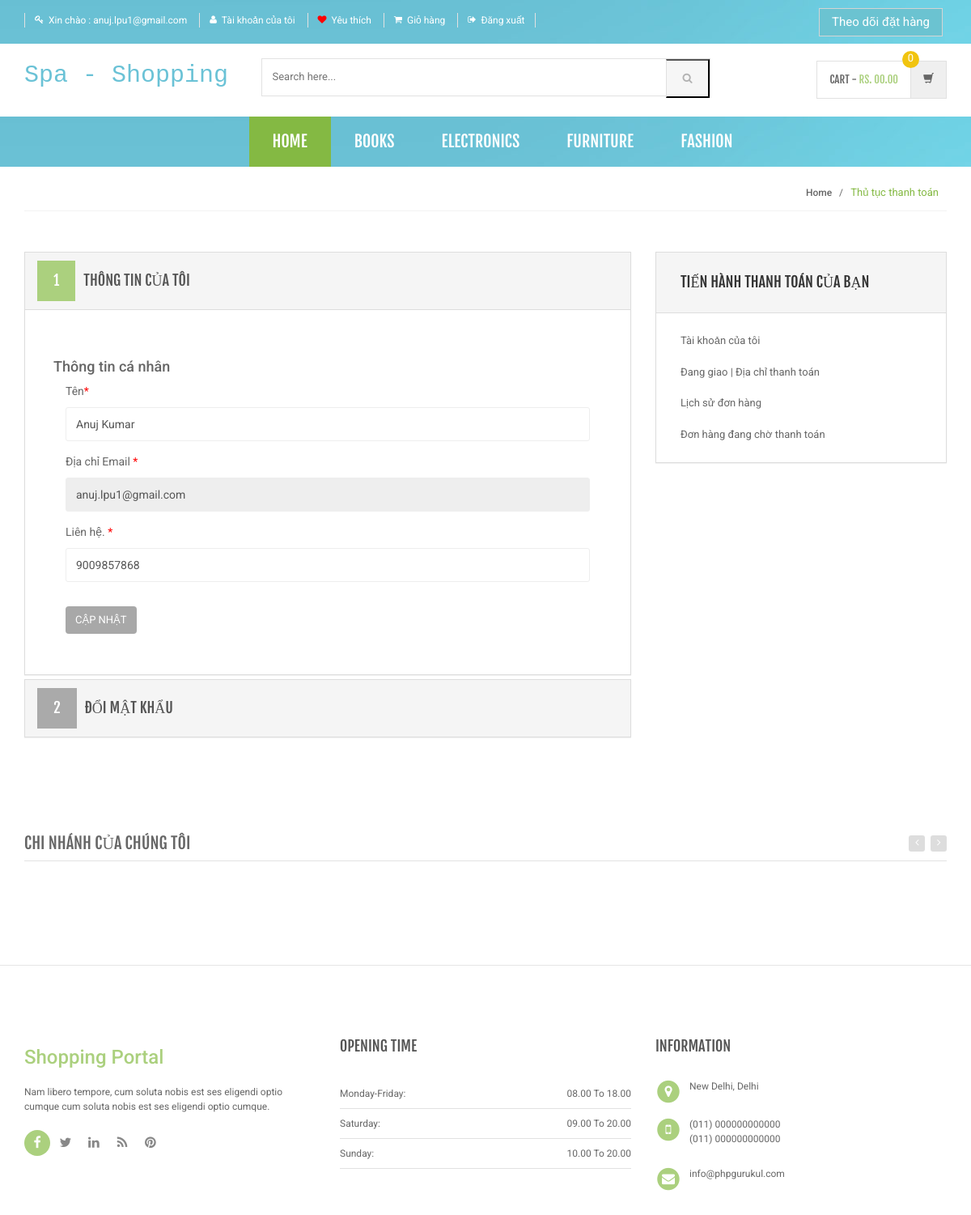
The app's page /shopping/my-account.php (signed in) with its own data.
### tables this page shows
CREATE TABLE `tbltheloai` (
  `Id` int(11) primary key NOT NULL AUTO_INCREMENT,
  `Tentheloai` varchar(255) DEFAULT NULL,
  `Motatheloai` longtext,
  `Ngaytao` timestamp NOT NULL DEFAULT CURRENT_TIMESTAMP,
  `Ngaycapnhap` varchar(255) DEFAULT NULL
);

CREATE TABLE `tblusers` (
  `Id` int(11) primary key NOT NULL AUTO_INCREMENT,
  `Ten` varchar(255) DEFAULT NULL,
  `Email` varchar(255) DEFAULT NULL,
  `Lienhe` bigint(11) DEFAULT NULL,
  `Matkhau` varchar(255) DEFAULT NULL,
  `Diachigiaohang` longtext,
  `Trangthaivanchuyen` varchar(255) DEFAULT NULL,
  `Thanhphovanchuyen` varchar(255) DEFAULT NULL,
  `Mapinvanchuyen` int(11) DEFAULT NULL,
  `Diachithanhtoan` longtext,
  `Trangthaithanhtoan` varchar(255) DEFAULT NULL,
  `Thanhphothanhtoan` varchar(255) DEFAULT NULL,
  `Mapinthanhtoan` int(11) DEFAULT NULL,
  `Ngaydangky` timestamp NOT NULL DEFAULT CURRENT_TIMESTAMP,
  `Ngaycapnhat` varchar(255) DEFAULT NULL
);

### shopping/my-account.php (the view, shortened to what this page needs)
<?php
include('../includes/dbconnection.php');
if(strlen($_SESSION['login'])==0)
    {
header('location:index.php');
}
else{
?>
<!DOCTYPE html>
<html lang="en">
<head>
    <link rel="stylesheet" href="assets/css/bootstrap.min.css">
    <link rel="stylesheet" href="assets/css/main.css">
    <link rel="stylesheet" href="assets/css/green.css">
    <link rel="stylesheet" href="assets/css/owl.carousel.css">
    <link rel="stylesheet" href="assets/css/owl.transitions.css">
    <link href="assets/css/lightbox.css" rel="stylesheet">
    <link rel="stylesheet" href="assets/css/animate.min.css">
    <link rel="stylesheet" href="assets/css/rateit.css">
    <link rel="stylesheet" href="assets/css/bootstrap-select.min.css">
    <link rel="stylesheet" href="assets/css/config.css">
    <link href="assets/css/green.css" rel="alternate stylesheet" title="Green color">
    <link href="assets/css/blue.css" rel="alternate stylesheet" title="Blue color">
    <link href="assets/css/red.css" rel="alternate stylesheet" title="Red color">
    <link href="assets/css/orange.css" rel="alternate stylesheet" title="Orange color">
    <link href="assets/css/dark-green.css" rel="alternate stylesheet" title="Darkgreen color">
    <link rel="stylesheet" href="assets/css/font-awesome.min.css">
</head>
<body class="cnt-home">
    <header class="header-style-1">
        <?php include('includes/top-header.php');?>
        <?php include('includes/main-header.php');?>
        <?php include('includes/menu-bar.php');?>
    </header>
    <div class="breadcrumb">
        <div class="container">
            <div class="breadcrumb-inner">
                <ul class="list-inline list-unstyled">
                    <li><a href="#">Home</a></li>
                    <li class='active'>Thủ tục thanh toán</li>
                </ul>
            </div>
        </div>
    </div>
    <div class="body-content outer-top-bd">
        <div class="container">
            <div class="checkout-box inner-bottom-sm">
                <div class="row">
                    <div class="col-md-8">
                        <div class="panel-group checkout-steps" id="accordion">
                            <div class="panel panel-default checkout-step-01">
                                <div class="panel-heading">
                                    <h4 class="unicase-checkout-title">
                                        <a data-toggle="collapse" class="" data-parent="#accordion" href="#collapseOne">
                                            <span>1</span>Thông tin của tôi
                                        </a>
                                    </h4>
                                </div>
                                <div id="collapseOne" class="panel-collapse collapse in">
                                    <div class="panel-body">
                                        <div class="row">
                                            <h4>Thông tin cá nhân</h4>
                                            <div class="col-md-12 col-sm-12 already-registered-login">
                                                <?php
													$query=mysqli_query($con,"select * from tblusers where Id='".$_SESSION['id']."'");
													while($row=mysqli_fetch_array($query))
													{
												?>
                                                <form class="register-form" role="form" method="post">
                                                    <div class="form-group">
                                                        <label class="info-title" for="name">Tên<span>*</span></label>
                                                        <input type="text"
                                                            class="form-control unicase-form-control text-input"
                                                            value="<?php echo $row['Ten'];?>" id="name" name="name"
                                                            required="required">
                                                    </div>
                                                    <div class="form-group">
                                                        <label class="info-title" for="exampleInputEmail1">Địa chỉ Email
                                                            <span>*</span></label>
                                                        <input type="email"
                                                            class="form-control unicase-form-control text-input"
                                                            id="exampleInputEmail1" value="<?php echo $row['Email'];?>"
                                                            readonly>
                                                    </div>
                                                    <div class="form-group">
                                                        <label class="info-title" for="Contact No.">Liên hệ.
                                                            <span>*</span></label>
                                                        <input type="text"
                                                            class="form-control unicase-form-control text-input"
                                                            id="contactno" name="contactno" required="required"
                                                            value="<?php echo $row['Lienhe'];?>" maxlength="10">
                                                    </div>
                                                    <button type="submit" name="update"
                                                        class="btn-upper btn btn-primary checkout-page-button">Cập nhật</button>
                                                </form>
                                                <?php } ?>
                                            </div>
                                        </div>
                                    </div>
                                </div>
                            </div>
                            <div class="panel panel-default checkout-step-02">
                                <div class="panel-heading">
                                    <h4 class="unicase-checkout-title">
                                        <a data-toggle="collapse" class="collapsed" data-parent="#accordion"
                                            href="#collapseTwo">
                                            <span>2</span>Đổi mật khẩu
                                        </a>
                                    </h4>
                                </div>
                            </div>
                        </div>
                    </div>
                    <?php include('includes/myaccount-sidebar.php');?>
                </div>
            </div>
            <?php include('includes/brands-slider.php');?>
        </div>
    </div>
    <?php include('includes/footer.php');?>
</body>
</html>
<?php } ?>

### shopping/includes/menu-bar.php (shortened to what this page needs)
<div class="header-nav animate-dropdown" style="background-image: url('../img/background.jpg');">
    <div class="container">
        <div class="yamm navbar navbar-default" role="navigation">
            <div class="nav-bg-class">
                <div class="navbar-collapse collapse" id="mc-horizontal-menu-collapse">
                    <div class="nav-outer">
                        <ul class="nav navbar-nav">
                            <li class="active dropdown yamm-fw">
                                <a href="index.php" data-hover="dropdown" class="dropdown-toggle">Home</a>
                            </li>
                            <?php $sql=mysqli_query($con,"select Id,Tentheloai  from tbltheloai limit 6");
                                while($row=mysqli_fetch_array($sql))
                                {
                            ?>
                            <li class="dropdown yamm">
                                <a href="category.php?cid=<?php echo $row['Id'];?>">
                                    <?php echo $row['Tentheloai'];?></a>
                            </li>
                            <?php } ?>
                        </ul>
                        <div class="clearfix"></div>
                    </div>
                </div>
            </div>
        </div>
    </div>
</div>

### records on screen
tbltheloai: Tentheloai "BOOKS"
tbltheloai: Tentheloai "ELECTRONICS"
tbltheloai: Tentheloai "FURNITURE"
tbltheloai: Tentheloai "FASHION"
tblusers: name "Anuj Kumar", Email "anuj.lpu1@gmail.com", contactno "9009857868"

### other values on screen
$_SESSION['login'] "anuj.lpu1@gmail.com"
